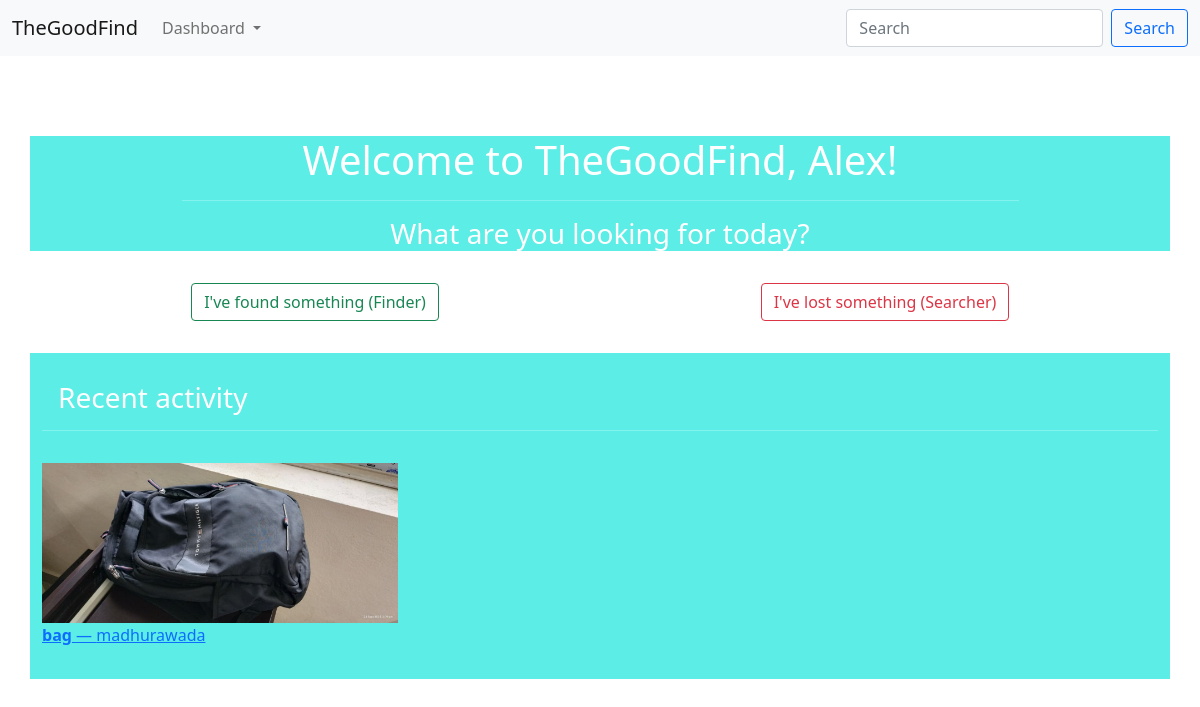
Page /home (signed in) on the earlier database version.
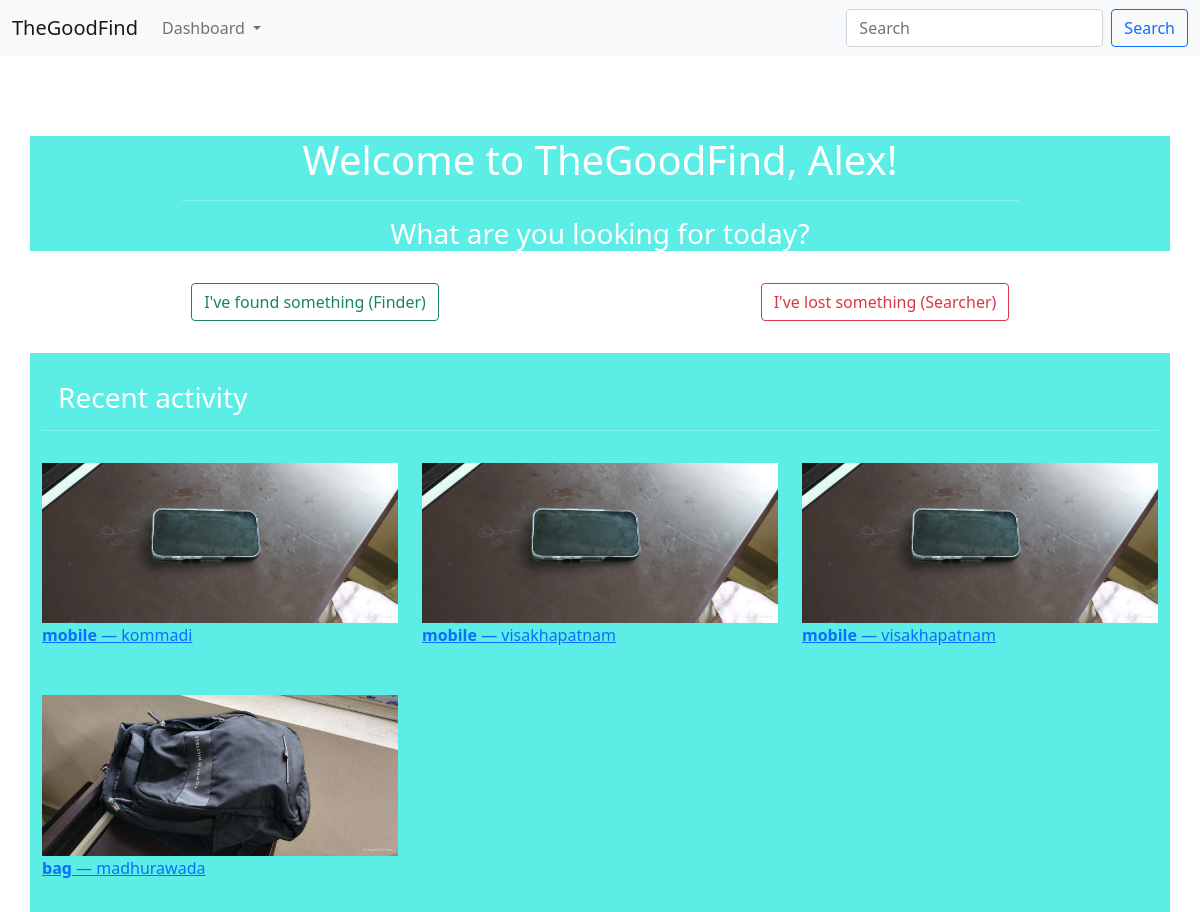
Same page on the later database version.
### thegoodfind/models.py (models this page shows, shortened)
class Finder(models.Model):
    name = models.CharField(max_length=100)
    description = models.TextField()
    location = models.CharField(max_length=150)
    found_date = models.DateTimeField(null=True, blank=True)
    image = models.ImageField(upload_to='finder_images/', null=True, blank=True)
    created_at = models.DateTimeField(auto_now_add=True)
    posted_by = models.ForeignKey(
        User,
        on_delete=models.SET_NULL,
        null=True,
        blank=True,
        related_name="finder_items"
    )

### project/views.py (the view)
# urls.py: 2. Add a URL to urlpatterns:  path('', views.home, name='home')
@login_required(login_url='login')
def home(request):
    recent_items = Finder.objects.order_by('-created_at')[:6]
    context = {
        "Username": request.user.username,
        "Email": request.user.email,
        "recent_items": recent_items,
    }
    return render(request, 'home.html', context=context)

### templates/home.html (shortened to what this page needs)
{% extends 'index.html' %}
{% load static %}
{% block content %}
<nav class="navbar navbar-expand-lg navbar-light bg-light">
  <div class="container-fluid">
    <a class="navbar-brand" href="#">TheGoodFind</a>
    <div class="collapse navbar-collapse" id="navbarSupportedContent">
      <ul class="navbar-nav me-auto mb-2 mb-lg-0">
        <li class="nav-item dropdown">
          <a class="nav-link dropdown-toggle" href="#" id="navbarDropdown" role="button" data-bs-toggle="dropdown" aria-expanded="false">
            Dashboard
          </a>
        </li>
      </ul>
      <form class="d-flex">
        <input class="form-control me-2" type="search" placeholder="Search" aria-label="Search">
        <button class="btn btn-outline-primary" type="submit">Search</button>
      </form>
    </div>
  </div>
</nav>
<font color="white" face="Default">
<div class="container fluid" style="margin: 5rem auto 0 auto; background-color: rgb(91, 237, 230);" align="center">
  <h1>Welcome to TheGoodFind, {{ request.user.username }}!</h1><hr width="75%" />
  <h3>What are you looking for today?</h3>
</div>
<div class="container fluid" style="margin: 2rem auto 0 auto;" align="center">
  <div class="row">
    <div class="col-6" style="margin: 0 auto;">
      <a class="btn btn-outline-success" href="{% url 'finder' %}" style="margin: 0 auto;">I've found something (Finder)</a>
    </div>
    <div class="col-6" style="margin: 0 auto;">
      <a class="btn btn-outline-danger" href="{% url 'searcher' %}" style="margin: auto 0 auto;">I've lost something (Searcher)</a>
    </div>
  </div>
</div>
<div class="container fluid" style="margin: 2rem auto 0 auto; display: block; padding-top: 1%; background-color: rgb(91, 237, 230);" align="left">
  <h3 style="margin: 1rem;">Recent activity</h3><hr />
  <div class="row" style="background-color: rgb(91, 237, 230);">
    {% for item in recent_items %}
      <div class="col-4" style="margin-bottom: 1rem;">
        <a href="{% url 'finder_detail' item.pk %}">
          {% if item.image %}
            <img src="{{ item.image.url }}" alt="{{ item.name }}" style="width:100%; height:auto; margin-top:1rem;">
          {% endif %}
          <p><b>{{ item.name }}</b> — {{ item.location }}</p>
        </a>
      </div>
    {% empty %}
      <p style="margin-left: 1rem;">No recent activity yet.</p>
    {% endfor %}
  </div>
</div>
</font>
{% endblock %}

### templates/index.html (shortened to what this page needs)
<!doctype html>
<html lang="en">
  <head>
    <link href="https://cdn.jsdelivr.net/npm/bootstrap@5.0.2/dist/css/bootstrap.min.css" rel="stylesheet">
  </head>
  <body>
    {% block content %}{% endblock %}
  </body>
</html>

Differences in the rows shown:
added Finder: image (picture), name "mobile", location "kommadi"
added Finder: image (picture), name "mobile", location "visakhapatnam"
added Finder: image (picture), name "mobile", location "visakhapatnam"
